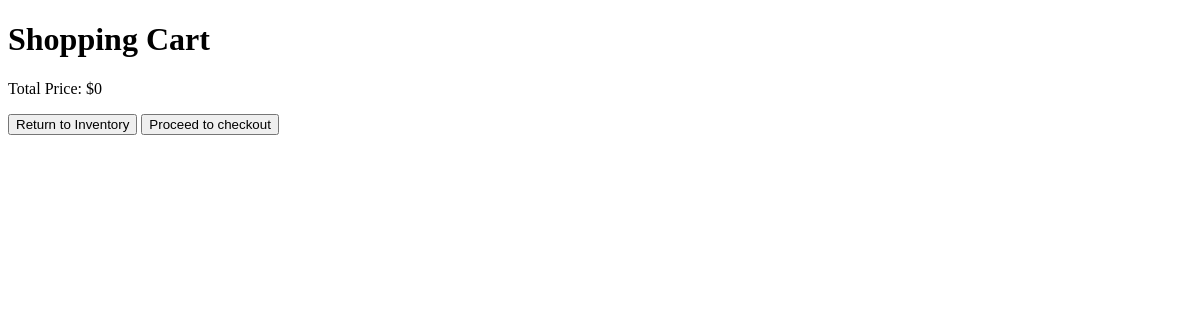
/cart/ (signed in), run on an earlier commit of the app's database.
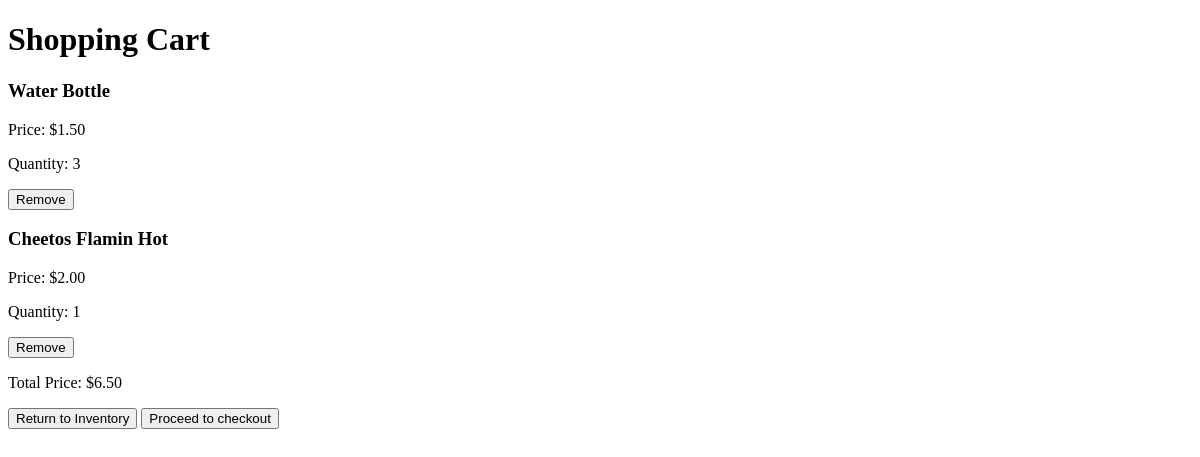
And on a later commit of the database.
### products/models.py (models this page shows, shortened)
class CartItem(models.Model):
    user = models.ForeignKey(User, on_delete=models.CASCADE)
    product = models.ForeignKey(Product, on_delete=models.CASCADE)
    quantity = models.PositiveIntegerField(default=1)

class Product(models.Model):
    name = models.CharField(max_length=100)
    category = models.ForeignKey(Category, on_delete=models.CASCADE)
    price = models.DecimalField(max_digits=10, decimal_places=2)
    image = models.ImageField(upload_to='product_images/', blank=True, null=True)
    inventory = models.PositiveIntegerField(default=0)

### products/views.py (the view)
# urls.py: path('cart/', views.cart_view, name="cart"),
@login_required
def cart_view(request):
    cart_items = CartItem.objects.filter(user=request.user)
    total_price = sum(item.product.price * item.quantity for item in cart_items)
    return render(request, 'cart.html', {'cart_items': cart_items, 'total_price': total_price})

### products/templates/cart.html (shortened to what this page needs)
<!DOCTYPE html>
<html lang="en">
<head>
</head>
<body>
    <h1>Shopping Cart</h1>
    <div class="cart-items">
        {% for item in cart_items %}
            <div class="cart-item">
                <h3>{{ item.product.name }}</h3>
                <p>Price: ${{ item.product.price }}</p>
                <p>Quantity: {{ item.quantity }}</p>
                <form action="{% url 'remove_from_cart' item.id %}" method="post">
                    <button type="submit">Remove</button>
                </form>
            </div>
        {% endfor %}
    </div>
    <p>Total Price: ${{ total_price }}</p>
    <a href="{% url 'product_list' %}"><button>Return to Inventory</button></a>
    <a href="{% url 'checkout' %}"><button>Proceed to checkout</button></a>
</body>
</html>

What changed in the data, as far as the page shows it:
added CartItem: product.name "Water Bottle", product.price "1.50", quantity "3"
added CartItem: product.name "Cheetos Flamin Hot", product.price "2.00", quantity "1"
Also different on the page:
{{ total_price }}: "0" → "6.50"
